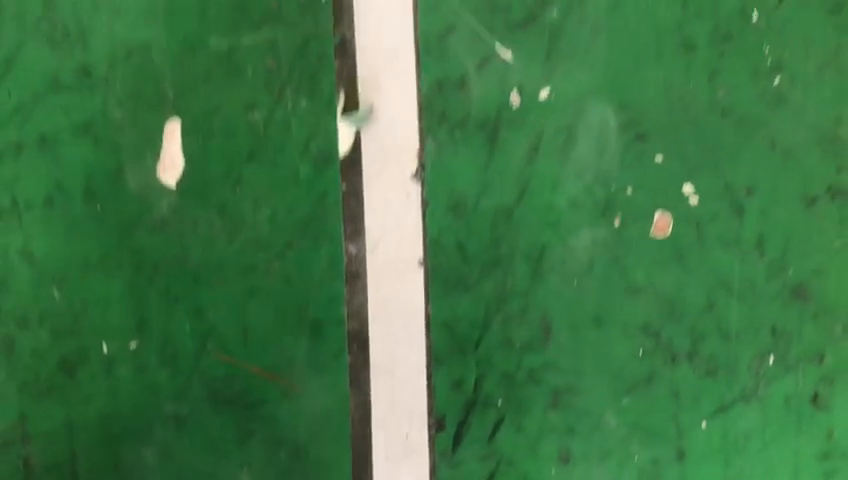
#> input picture frame 19 of line follower/video6.avi, 848 x 480 px
$ python line_follower.py
#> lines starting #> are read from the running program, lines starting #| are printed output that depends on the picture; after the words box and inside, x2 and y2 are one past the last pixel; in counts of white or black regions, pixels touching at a corner belong together
import numpy as np
import cv2

img = cv2.VideoCapture('video6.avi')

while True:
	ret, cap = img.read()
#> cap is the input picture: shape (480, 848, 3); mean B, G, R 69.9, 118.8, 63.9
	# print(cap.shape)

	gray = cv2.cvtColor(cap, cv2.COLOR_BGR2GRAY)
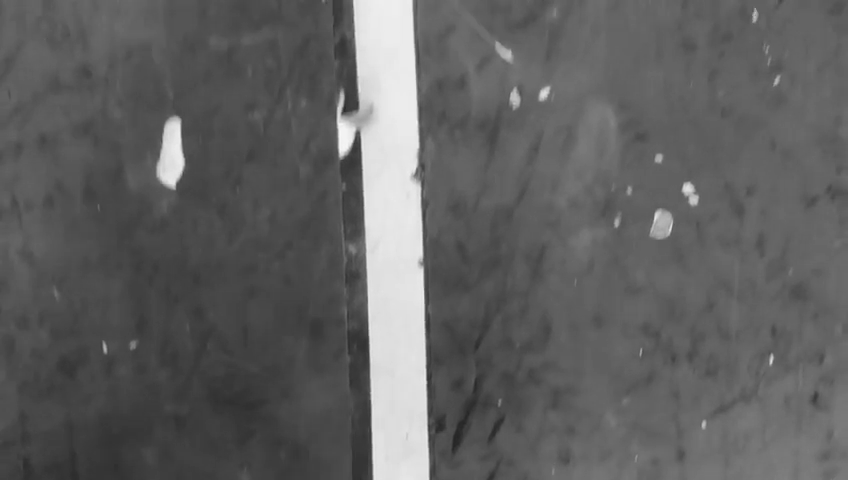
#> gray: shape (480, 848); min 37, max 248, mean 96.8
	blur = cv2.GaussianBlur(gray,(5,5),0)
	_, th = cv2.threshold(blur, 127, 255, 0 )
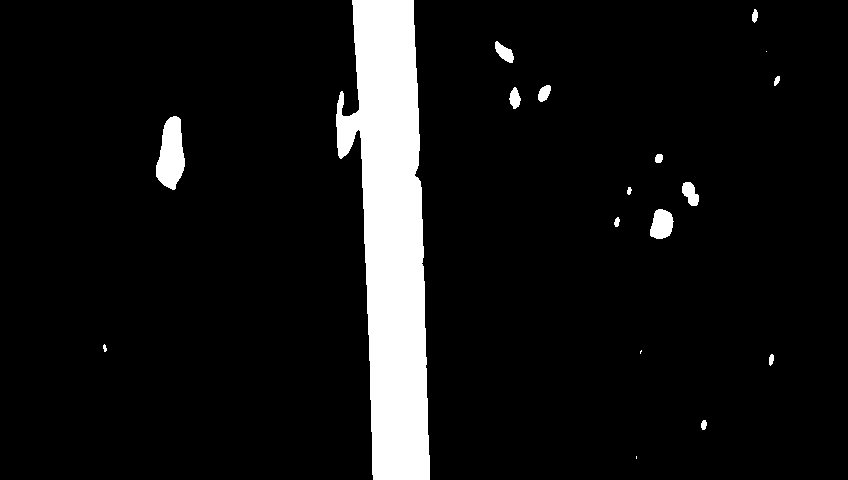
#> th: shape (480, 848); 7.9% white; 18 white regions (3 under 20 px)
	contours, _= cv2.findContours(th, cv2.RETR_TREE, cv2.CHAIN_APPROX_NONE)
#> contours = 18 contours, 5 with area under 20; largest, box (x1, y1, x2, y2) and area: (336, 0, 430, 480) 28351, (156, 116, 185, 190) 1413, (650, 209, 674, 239) 505, (682, 182, 699, 206) 236, (495, 41, 514, 63) 202
	# counter = 0
	for contour in range(len(contours)):
		area = cv2.contourArea(contours[contour])
		# print(area)
		x1,y1,x2,y2 = cv2.boundingRect(contours[contour])

		if area > 20000 and y2 > 479:
			center = x1+(x2/2)
			print(center)
			if (400 < center < 448):
				cv2.drawContours(cap, contours[contour], -1, (0, 255, 0), 10)
				print("forward")
			elif (10 < center < 400):
				cv2.drawContours(cap, contours[contour], -1, (255, 0, 0), 10)
				print("right")
			elif (448 < center < 848):
				cv2.drawContours(cap, contours[contour], -1, (0, 0, 255), 10)
				print("left")
#> this loop made 18 passes
#> (area, x1, y1, x2, y2, center) on pass 18: (28351, 336, 0, 94, 480, 383)
#> (area, x1, y1, x2, y2) on passes 2, 3, 6, 7, 9, 10: (35, 701, 420, 6, 10), (33.5, 769, 354, 5, 12), (30.5, 614, 217, 6, 10), (505, 650, 209, 24, 30), (236.5, 682, 182, 17, 24), (49, 655, 154, 8, 9)
#| 383.0
#| right
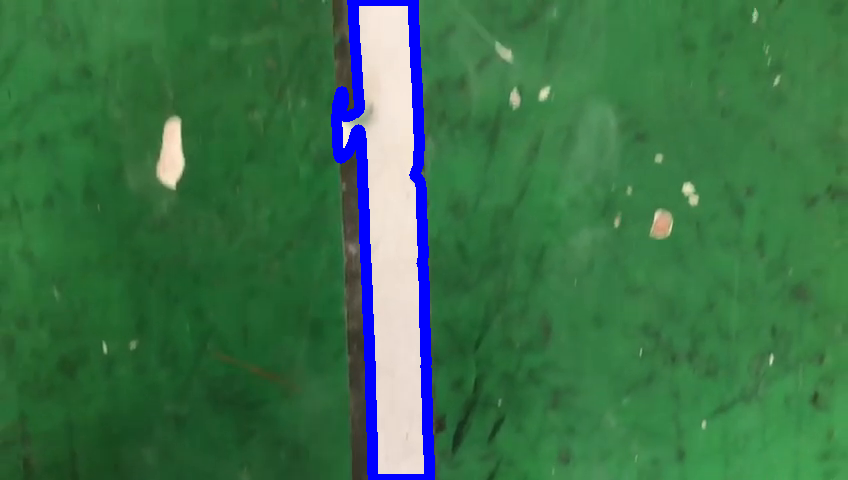
#> cap: shape (480, 848, 3); 3.03% of pixels changed, all inside (x1, y1, x2, y2) = (331, 0, 435, 480)
	cv2.imshow('cap', cap)
	if cv2.waitKey(1) & 0XFF == ord('q'):
#> (key q is pressed here)
		break

img.release()
cv2.destroyAllWindows()

$ run again, starting later in the video
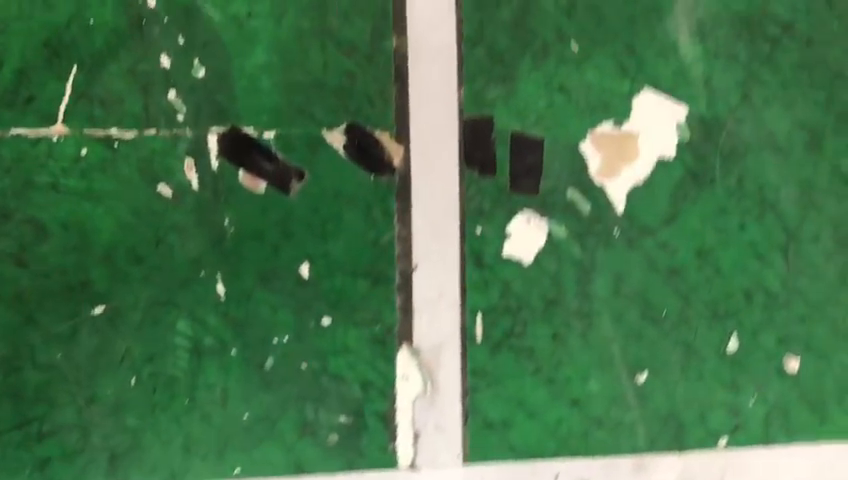
#> input picture frame 86 of line follower/video6.avi, 848 x 480 px
#> cap is the input picture: shape (480, 848, 3); mean B, G, R 76.6, 116.7, 72
#> `_, th = cv2.threshold(blur, 127, 255, 0 )`:
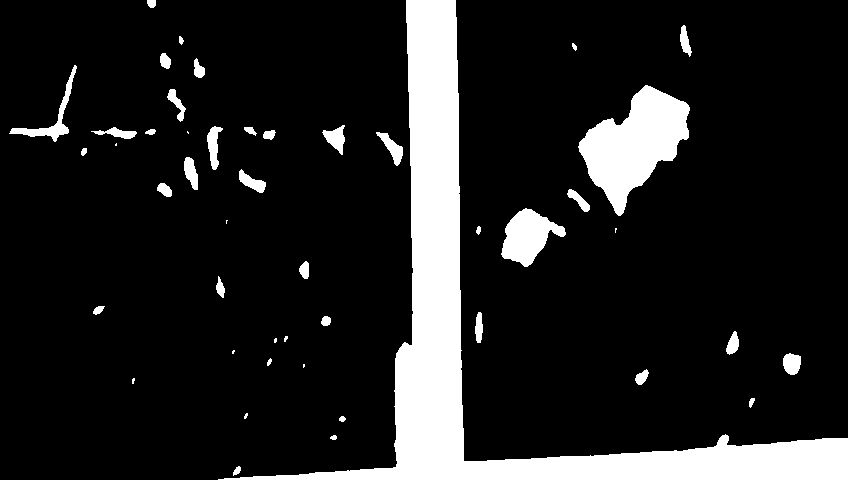
#> th: shape (480, 848); 13.3% white; 47 white regions (10 under 20 px)
#> contours = 47 contours, 13 with area under 20; largest, box (x1, y1, x2, y2) and area: (218, 0, 848, 480) 37550, (578, 85, 690, 216) 7360, (501, 208, 566, 267) 2016, (9, 65, 77, 142) 674, (207, 126, 223, 170) 330
#> the loop `for contour in range(len(contours)):` made 47 passes
#> (area, x1, y1, x2, y2, center) on pass 46: (37549.5, 218, 0, 630, 480, 533)
#> (printed output is left out)
#> after the loop `for contour in range(len(contours)):`:
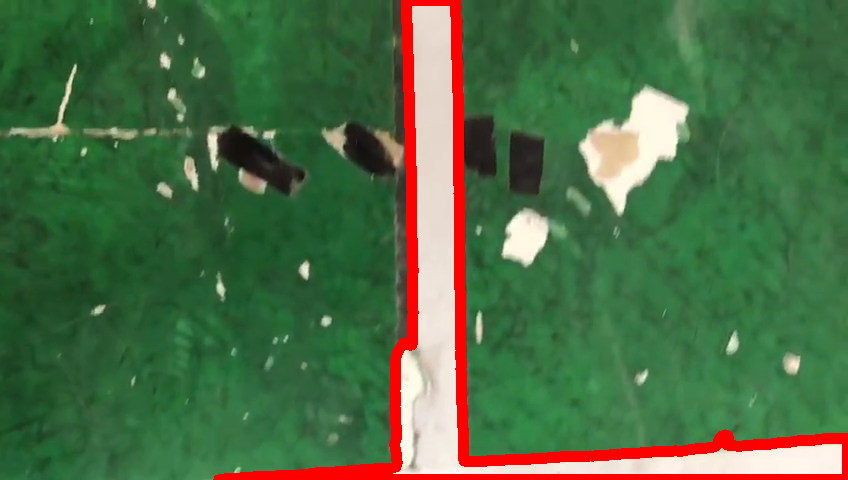
#> cap: shape (480, 848, 3); 4.9% of pixels changed, all inside (x1, y1, x2, y2) = (213, 0, 848, 480)

$ run again, starting later in the video
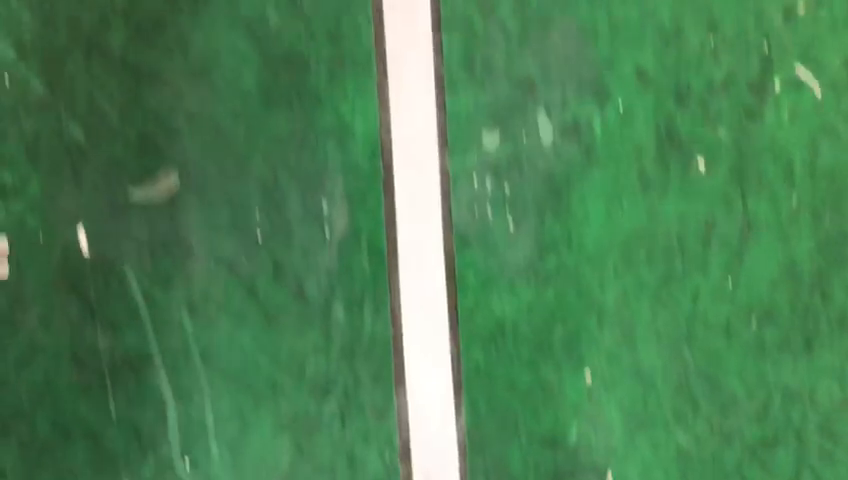
#> input picture frame 154 of line follower/video6.avi, 848 x 480 px
#> cap is the input picture: shape (480, 848, 3); mean B, G, R 85, 129.4, 76.6
#> `_, th = cv2.threshold(blur, 127, 255, 0 )`:
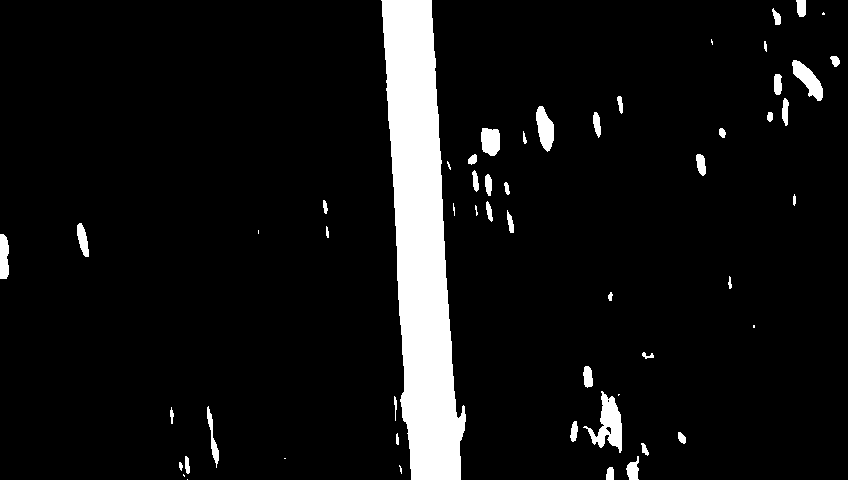
#> th: shape (480, 848); 7.5% white; 55 white regions (12 under 20 px)
#> contours = 57 contours, 21 with area under 20; largest, box (x1, y1, x2, y2) and area: (381, 0, 466, 480) 23567, (583, 391, 622, 453) 962, (792, 60, 823, 101) 538, (536, 106, 554, 152) 498, (481, 128, 500, 156) 414
#> the loop `for contour in range(len(contours)):` made 57 passes
#> (area, x1, y1, x2, y2, center) on pass 57: (23567, 381, 0, 85, 480, 423.5)
#> (printed output is left out)
#> after the loop `for contour in range(len(contours)):`:
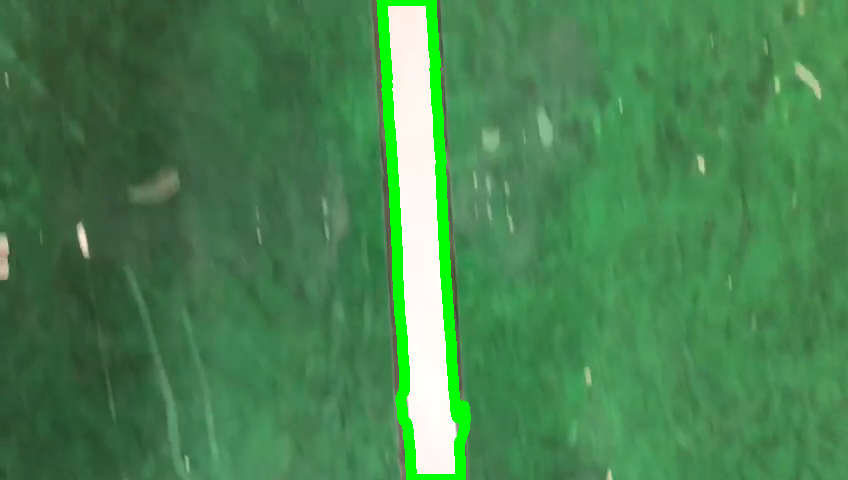
#> cap: shape (480, 848, 3); 2.76% of pixels changed, all inside (x1, y1, x2, y2) = (376, 0, 471, 480)
